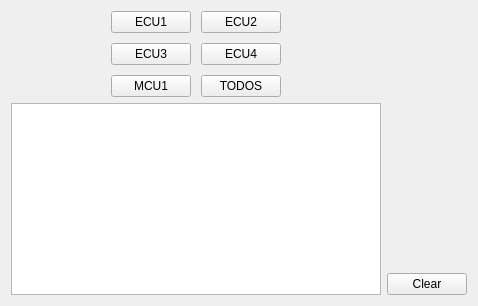
              <widget class="QWidget" name="commTest">
               <layout class="QGridLayout" name="gridLayout_3">
                <item row="1" column="0" rowspan="3">
                 <widget class="QTextBrowser" name="console"/>
                </item>
                <item row="0" column="0">
                 <layout class="QHBoxLayout" name="horizontalCommOpt">
                  <property name="spacing">
                   <number>10</number>
                  </property>
                  <property name="leftMargin">
                   <number>100</number>
                  </property>
                  <property name="topMargin">
                   <number>0</number>
                  </property>
                  <property name="rightMargin">
                   <number>100</number>
                  </property>
                  <property name="bottomMargin">
                   <number>0</number>
                  </property>
                  <item>
                   <layout class="QVBoxLayout" name="verticalLayout_8">
                    <item>
                     <widget class="QPushButton" name="ecu1">
                      <property name="text">
                       <string>ECU1</string>
                      </property>
                      <property name="checkable">
                       <bool>true</bool>
                      </property>
                      <property name="autoExclusive">
                       <bool>true</bool>
                      </property>
                     </widget>
                    </item>
                    <item>
                     <widget class="QPushButton" name="ecu3">
                      <property name="text">
                       <string>ECU3</string>
                      </property>
                      <property name="checkable">
                       <bool>true</bool>
                      </property>
                      <property name="autoExclusive">
                       <bool>true</bool>
                      </property>
                     </widget>
                    </item>
                    <item>
                     <widget class="QPushButton" name="mcu1">
                      <property name="text">
                       <string>MCU1</string>
                      </property>
                      <property name="checkable">
                       <bool>true</bool>
                      </property>
                      <property name="autoExclusive">
                       <bool>true</bool>
                      </property>
                     </widget>
                    </item>
                   </layout>
                  </item>
                  <item>
                   <layout class="QVBoxLayout" name="verticalLayout_9">
                    <item>
                     <widget class="QPushButton" name="ecu2">
                      <property name="text">
                       <string>ECU2</string>
                      </property>
                      <property name="checkable">
                       <bool>true</bool>
                      </property>
                      <property name="autoExclusive">
                       <bool>true</bool>
                      </property>
                     </widget>
                    </item>
                    <item>
                     <widget class="QPushButton" name="ecu4">
                      <property name="text">
                       <string>ECU4</string>
                      </property>
                      <property name="checkable">
                       <bool>true</bool>
                      </property>
                      <property name="autoExclusive">
                       <bool>true</bool>
                      </property>
                     </widget>
                    </item>
                    <item>
                     <widget class="QPushButton" name="todos">
                      <property name="text">
                       <string>TODOS</string>
                      </property>
                      <property name="checkable">
                       <bool>true</bool>
                      </property>
                      <property name="autoExclusive">
                       <bool>true</bool>
                      </property>
                     </widget>
                    </item>
                   </layout>
                  </item>
                 </layout>
                </item>
                <item row="3" column="1">
                 <widget class="QPushButton" name="clearButton">
                  <property name="text">
                   <string>Clear</string>
                  </property>
                 </widget>
                </item>
               </layout>
              </widget>
